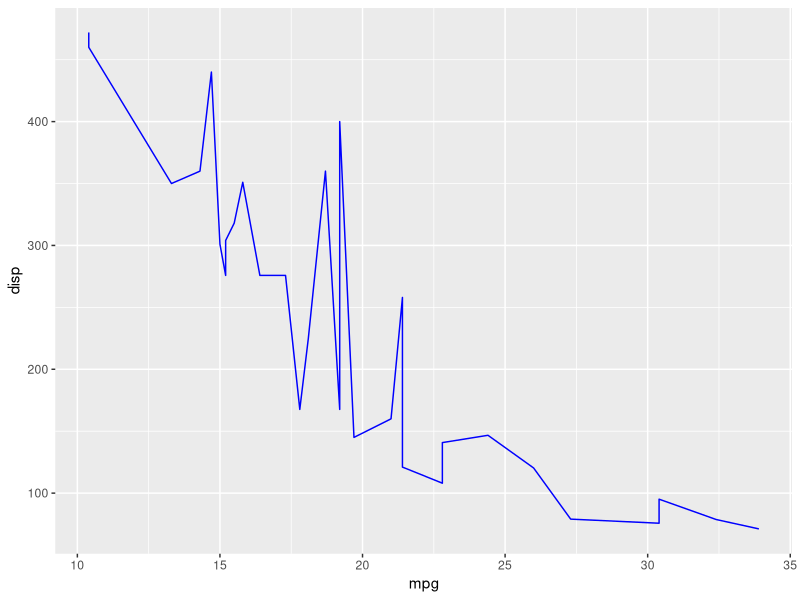

Source code (R): (Note: this script raises an error after producing the figure.)
## ---- chunk 1
library(ggplot2)
library(cowplot)
## ---- chunk 2
p <- ggplot(mtcars, aes(mpg, disp)) + geom_line(colour = "blue")
ggdraw(switch_axis_position(p, axis = 'y'))
ggdraw(switch_axis_position(p, axis = 'x'))
ggdraw(switch_axis_position(p + theme_bw(), axis = 'xy', keep = 'x'))



